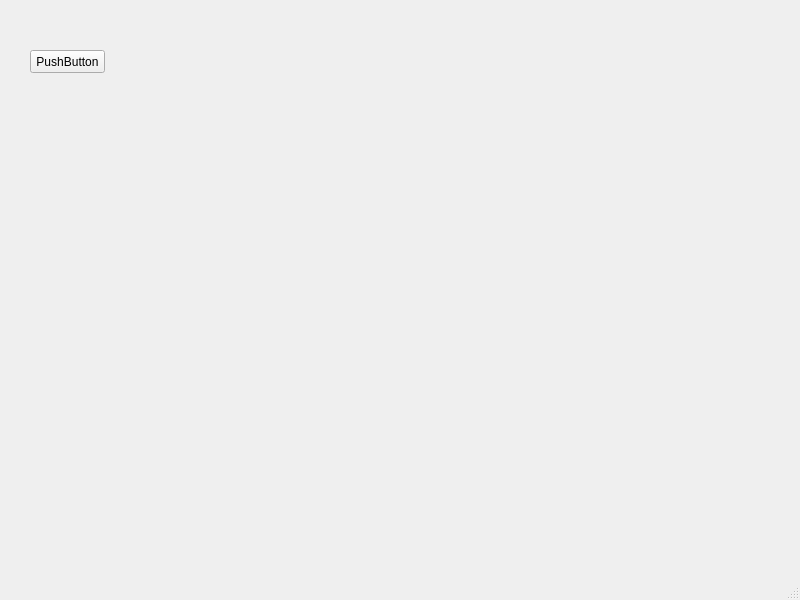
<?xml version="1.0" encoding="UTF-8"?>
<ui version="4.0">
 <class>MainWindow</class>
 <widget class="QMainWindow" name="MainWindow">
  <property name="geometry">
   <rect>
    <x>0</x>
    <y>0</y>
    <width>800</width>
    <height>600</height>
   </rect>
  </property>
  <property name="windowTitle">
   <string>MainWindow</string>
  </property>
  <widget class="QWidget" name="centralwidget">
   <widget class="QPushButton" name="pushButton">
    <property name="geometry">
     <rect>
      <x>30</x>
      <y>50</y>
      <width>75</width>
      <height>23</height>
     </rect>
    </property>
    <property name="text">
     <string>PushButton</string>
    </property>
   </widget>
  </widget>
  <widget class="QMenuBar" name="menubar">
   <property name="geometry">
    <rect>
     <x>0</x>
     <y>0</y>
     <width>800</width>
     <height>23</height>
    </rect>
   </property>
  </widget>
  <widget class="QStatusBar" name="statusbar"/>
 </widget>
 <resources/>
 <connections/>
</ui>
